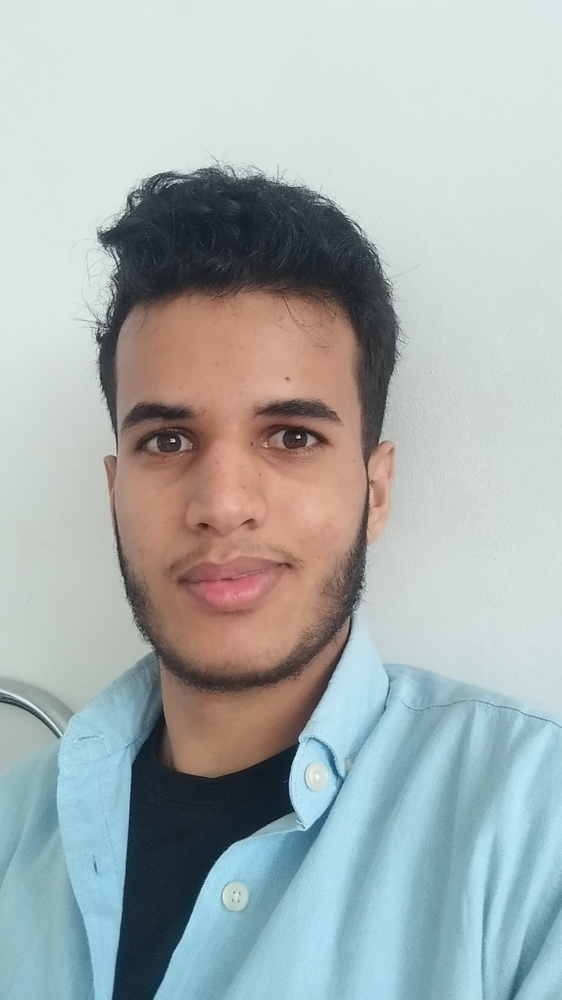
#> input picture PCD/7. Image Segmentation/mypic.jpg, 562 x 1000 px, shrunk from 2340 x 4160 before the run
$ python Segmentation.py
#> lines starting #> are read from the running program, lines starting #| are printed output that depends on the picture; after the words box and inside, x2 and y2 are one past the last pixel; in counts of white or black regions, pixels touching at a corner belong together
# Import necessary libraries
import cv2
import numpy as np
import matplotlib.pyplot as plt

# Step 1: Load the image from a local file
image = cv2.imread("mypic.jpg")
#> image is the input picture: shape (1000, 562, 3); mean B, G, R 175.9, 176, 167.7
if image is None:
    print("Error: 'mypic.jpg' not found. Please make sure it's in the same directory as this script.")
    exit()

# Convert the image from BGR (OpenCV format) to RGB (matplotlib format)
image_rgb = cv2.cvtColor(image, cv2.COLOR_BGR2RGB)

# Step 2: Display the original image
plt.figure(figsize=(8, 6))
plt.title("Original Image")
plt.imshow(image_rgb)
plt.axis('off')
plt.show()

# Step 3: Color-Based Segmentation
# Convert image to HSV color space
hsv_image = cv2.cvtColor(image, cv2.COLOR_BGR2HSV)
#> hsv_image: shape (1000, 562, 3); mean H, S, V 73.7, 47.5, 187.8

# Define color range for segmentation (example: red color)
lower_red = np.array([0, 100, 100])   # Lower bound for red
upper_red = np.array([10, 255, 255])  # Upper bound for red

# Create a mask for the red color range
mask = cv2.inRange(hsv_image, lower_red, upper_red)
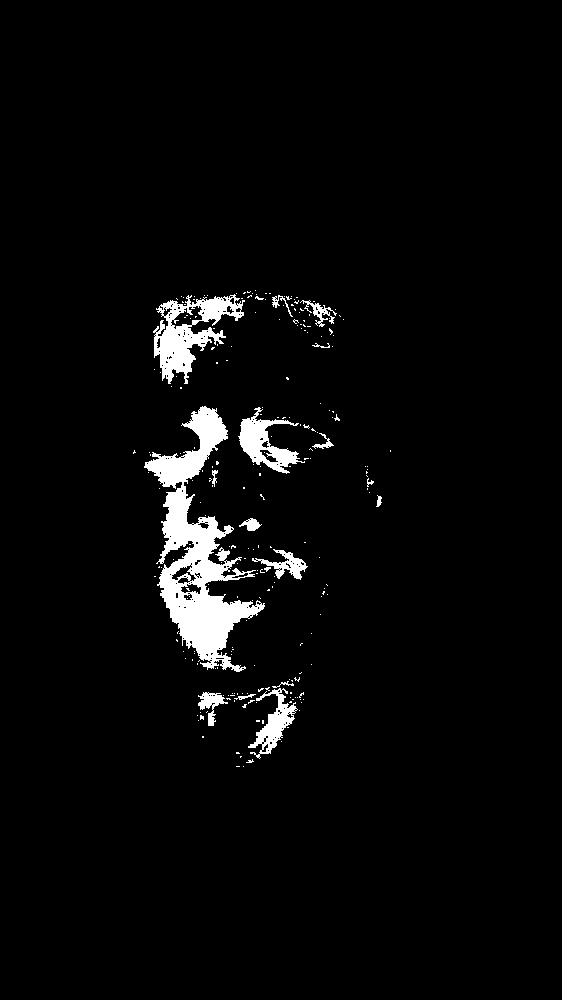
#> mask: shape (1000, 562); 3.5% white; 236 white regions (219 under 20 px), largest, box (x1, y1, x2, y2) and area: (144, 406, 265, 672) 10848, (153, 294, 245, 384) 3326, (238, 407, 305, 474) 1691

# Apply the mask to the original RGB image
segmented_image = cv2.bitwise_and(image_rgb, image_rgb, mask=mask)
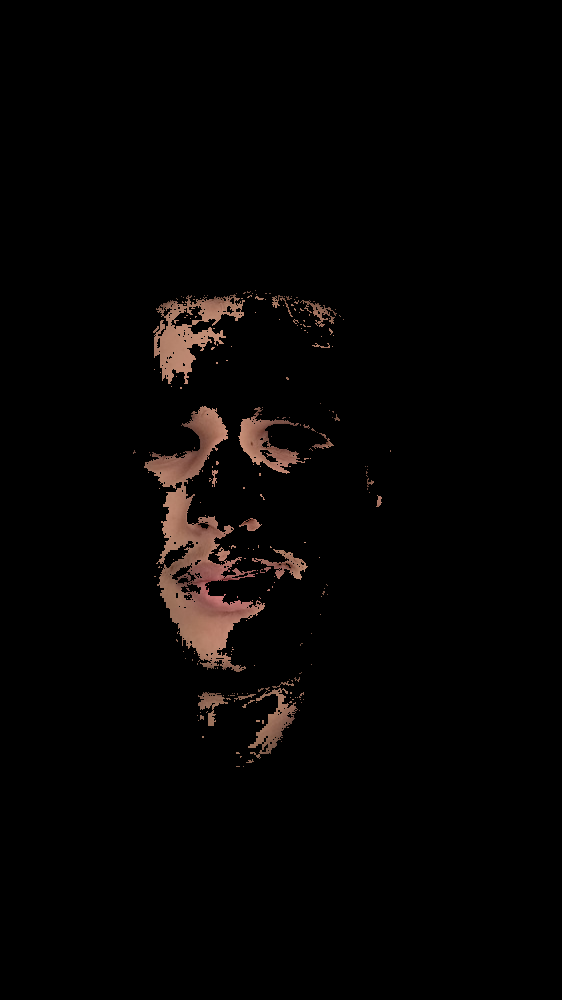
#> segmented_image: shape (1000, 562, 3); mean R, G, B 5.6, 3.9, 3.3

# Display the result of color-based segmentation
plt.figure(figsize=(8, 6))
plt.title("Color-Based Segmentation (Red)")
plt.imshow(segmented_image)
plt.axis('off')
plt.show()

# Step 4: Thresholding-Based Segmentation
# Convert the image to grayscale
gray_image = cv2.cvtColor(image, cv2.COLOR_BGR2GRAY)
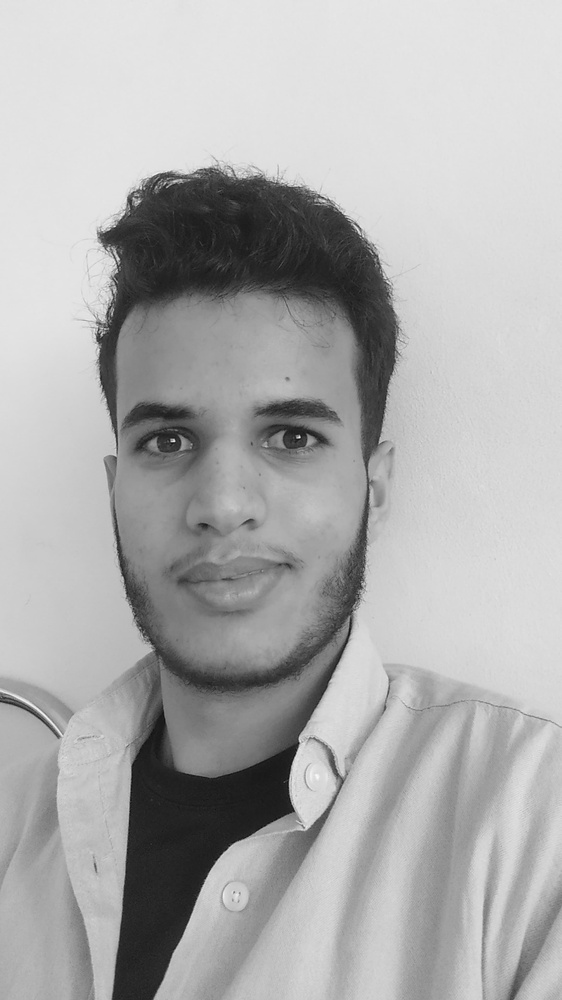
#> gray_image: shape (1000, 562); min 13, max 253, mean 173.5

# Apply binary thresholding
_, binary_image = cv2.threshold(gray_image, 127, 255, cv2.THRESH_BINARY)
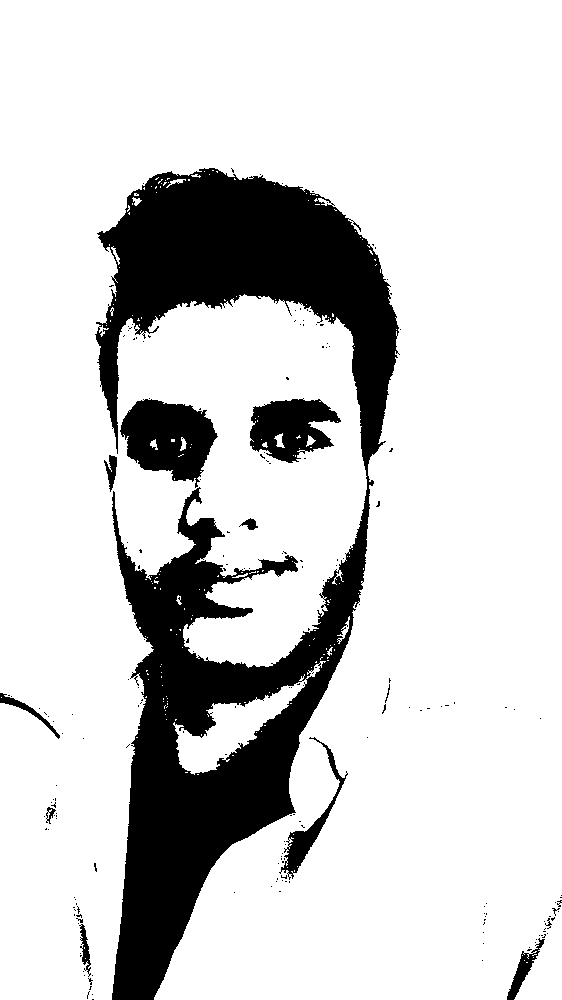
#> binary_image: shape (1000, 562); 82% white; 200 black regions (188 under 20 px), largest, box (x1, y1, x2, y2) and area: (95, 168, 400, 1000) 88283, (120, 399, 218, 488) 5550, (250, 398, 341, 463) 3752

# Display the result of thresholding segmentation
plt.figure(figsize=(8, 6))
plt.title("Thresholding-Based Segmentation")
plt.imshow(binary_image, cmap='gray')
plt.axis('off')
plt.show()

# Step 5: Edge-Based Segmentation (Canny Edge Detection)
edges = cv2.Canny(gray_image, threshold1=100, threshold2=200)
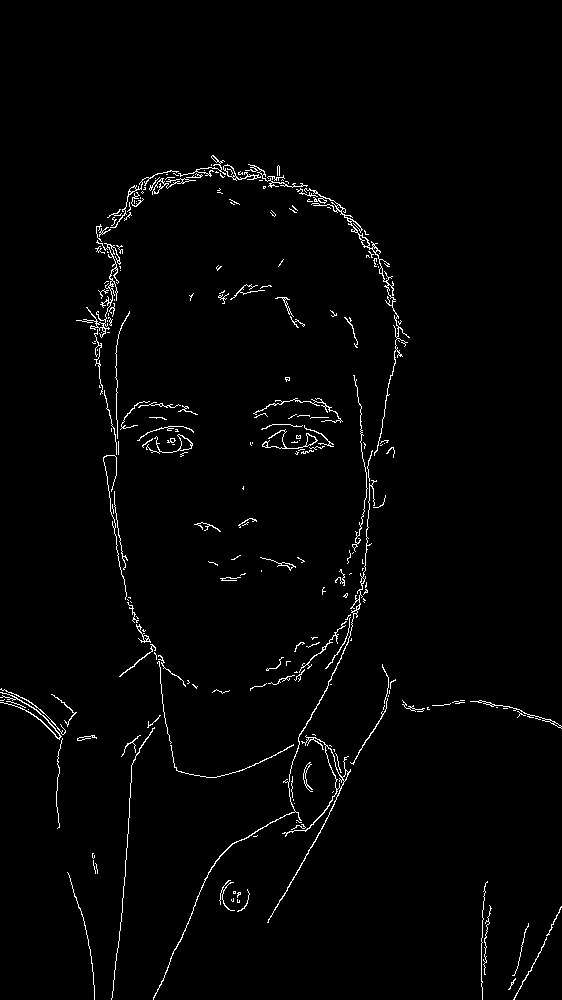
#> edges: shape (1000, 562); 1.8% white in thin lines or dots, all inside (x1, y1, x2, y2) = (0, 155, 562, 1000)

# Display the result of edge detection
plt.figure(figsize=(8, 6))
plt.title("Edge-Based Segmentation (Canny)")
plt.imshow(edges, cmap='gray')
plt.axis('off')
plt.show()

print("Process completed! Image segmentation was successful.")
